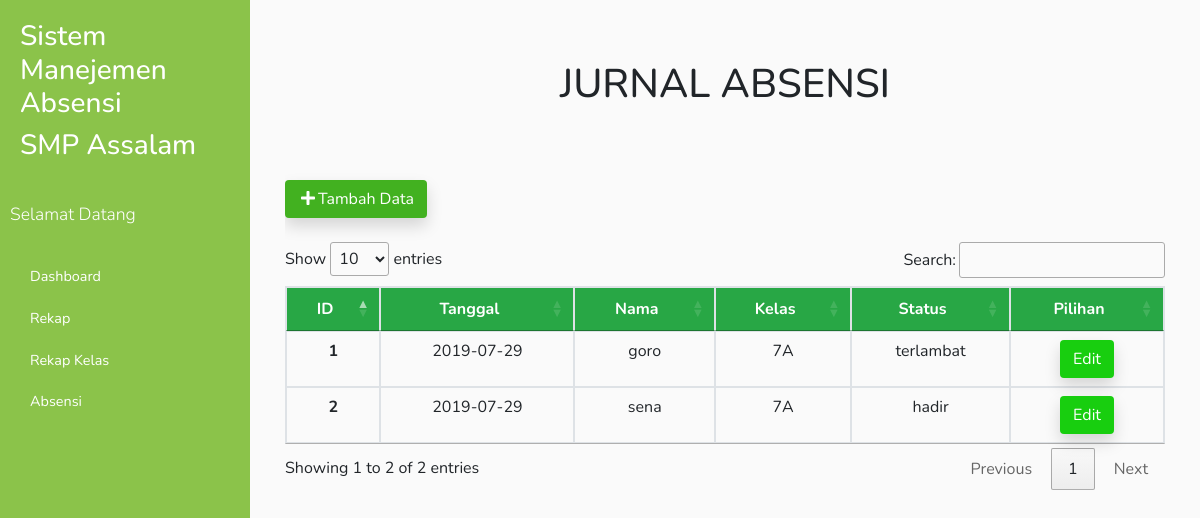
Page /admin/halamanabsensi.php (signed in) on the committed database.
### tables this page shows
CREATE TABLE `absensi` (
  `idabsensi` int(255) NOT NULL,
  `tanggal` date NOT NULL,
  `namasiswa` varchar(100) NOT NULL,
  `kelas` varchar(255) NOT NULL,
  `status` varchar(100) NOT NULL
);

### admin/halamanabsensi.php (the view, shortened to what this page needs)
<?php
  $level=$_SESSION['level'];
  ?>
<head>
  <link rel="stylesheet" href="https://cdnjs.cloudflare.com/ajax/libs/font-awesome/4.7.0/css/font-awesome.min.css" type="text/css">
  <link rel="stylesheet" href="../now-ui-kit.css">
  <link rel="stylesheet" href="https://cdn.datatables.net/1.10.19/css/jquery.dataTables.min.css">
  <link rel="stylesheet" href="https://maxcdn.bootstrapcdn.com/bootstrap/4.0.0/css/bootstrap.min.css">
  <link rel="stylesheet" href="../css/dashboard.css">
</head>
<body>
  <div class="wrapper">
  <?php
  if ($level=='admin') {
    include './sidebaradmin.php';
  }elseif ($level=='piket') {
    include './sidebarpiket.php';
  }elseif ($level=='wali') {
    include'./sidebarwali.php';
  }elseif ($level=='siswa') {
    header('location: ../index.php');
  }
?>
    <div id="content">
    <div class="py-3">
    <div class="container">
      <div class="row">
        <div class="col-md-12">
          <h1 class="text-center mt-4">JURNAL ABSENSI</h1>
        </div>
      </div>
    </div>
  </div>
  <div class="">
    <div class="container">
      <div class="row">
        <div class="col-md-12">
          <div class="table-responsive">
            <table class="table table-bordered " id="myTable">
            <br/>
            <br/>
            <button class="btn btn-primary shadow" data-toggle="modal" data-target="#ModalTmbhDataA"><i class="fa fa-fw fa-plus"></i>Tambah Data</button>
            <br/>
            <br/>
              <thead class="thead-primary">
                <tr class="bg-success">
                  <th class="table-primary align-items-center text-center justify-content-center bg-success">ID</th>
                  <th class="table-primary align-items-center justify-content-center text-center bg-success">Tanggal</th>
                  <th class="table-primary align-items-center justify-content-center text-center bg-success">Nama</th>
                  <th class="table-primary align-items-center justify-content-center text-center bg-success">Kelas</th>
                  <th class="table-primary align-items-center justify-content-center text-center bg-success">Status</th>
                  <th class="table-primary text-center justify-content-center align-items-center bg-success">Pilihan</th>
                </tr>
              </thead>
                <?php
                  include '../configasalam.php';
                  if ($level=='wali') {
                    $kelas=$_SESSION['kelas'];
                    $data = mysqli_query($conn,"select * from absensi where kelas='$kelas'");
                  }else{
                    $data = mysqli_query($conn,"select * from absensi");
                  }
                  while($d = mysqli_fetch_array($data)){
                ?>
                <tr>
                  <th class="align-items-center justify-content-center text-center"><?php echo $d['idabsensi'] ?></th>
                  <td class="justify-content-center align-items-center text-center"><?php echo $d['tanggal'] ?></td>
                  <td class="justify-content-center align-items-center text-center"><?php echo $d['namasiswa'] ?></td>
                   <td class="justify-content-center align-items-center text-center"><?php echo $d['kelas'] ?></td>
                  <td class="justify-content-center align-items-center text-center"><?php echo $d['status'] ?></td>
                  <td class="justify-content-center align-items-center text-center">
                    <div class="btn-group">
                      <button class="btn btn-success shadow" data-target="#ModalEditDataA<?php echo $d['idabsensi']; ?>" data-toggle="modal" >Edit</button>
                    </div>
                  </td>
                </tr>
              <?php } ?>
            </table>
          </div>
        </div>
      </div>
    </div>
  </div>
  </body>
</html>

### css/dashboard.css (style rules this page uses)
body { font-family: 'Nunito', sans-serif; background: #fafafa; }
.wrapper { display: flex; width: 100%; align-items: stretch; perspective: 1500px; }
#content { width: 100%; padding: 20px; min-height: 100vh; transition: all 0.3s; }

### rows in the picture
absensi: idabsensi "1", tanggal "2019-07-29", namasiswa "goro", kelas "7A", status "terlambat"
absensi: idabsensi "2", tanggal "2019-07-29", namasiswa "sena", kelas "7A", status "hadir"
